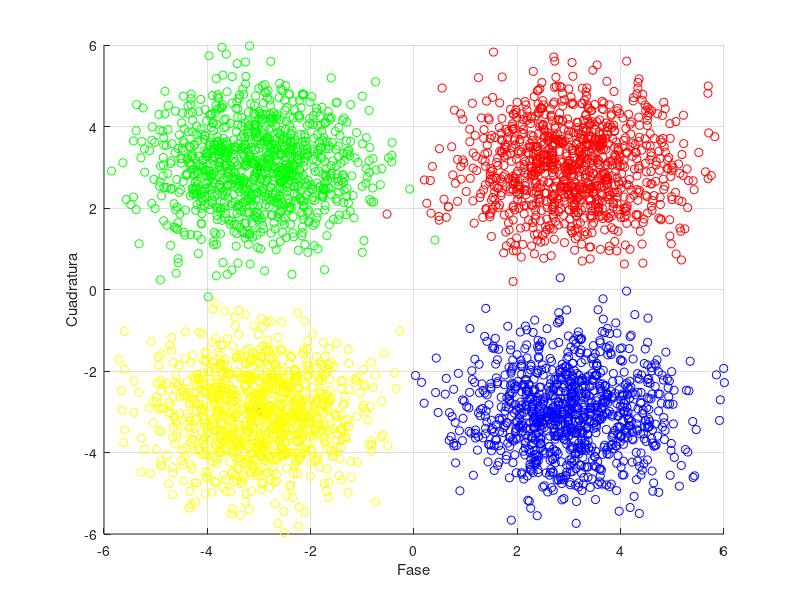

MATLAB code for this plot:
n=1000; %Componentes
x1=3+3j;
x2=3-3j;
x3=-3+3j;
x4=-3-3j;


hold on %modificacion
plot(real(x1),imag(x1),'kp') %grafica
%hold on
plot(real(x2),imag(x2),'kp')
plot(real(x3),imag(x3),'kp')
plot(real(x4),imag(x4),'kp')

axis([-6 6 -6 6]);
r1=x1+randn(1,n)+j*randn(1,n);%ruido
r2=x2+randn(1,n)+j*randn(1,n);
r3=x3+randn(1,n)+j*randn(1,n);
r4=x4+randn(1,n)+j*randn(1,n);
disp(r1)

plot(real(r1),imag(r1),'ro')
plot(real(r2),imag(r2),'bo')
plot(real(r3),imag(r3),'go')
plot(real(r4),imag(r4),'yo')
xlabel('Fase')
ylabel('Cuadratura')
grid on
